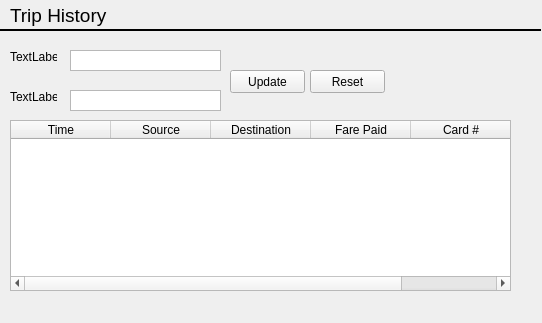
<?xml version="1.0" encoding="UTF-8"?>
<ui version="4.0">
 <class>Form</class>
 <widget class="QWidget" name="Form">
  <property name="geometry">
   <rect>
    <x>0</x>
    <y>0</y>
    <width>542</width>
    <height>323</height>
   </rect>
  </property>
  <property name="windowTitle">
   <string>Form</string>
  </property>
  <widget class="Line" name="line">
   <property name="windowModality">
    <enum>Qt::ApplicationModal</enum>
   </property>
   <property name="geometry">
    <rect>
     <x>0</x>
     <y>20</y>
     <width>541</width>
     <height>20</height>
    </rect>
   </property>
   <property name="maximumSize">
    <size>
     <width>16777215</width>
     <height>16777215</height>
    </size>
   </property>
   <property name="font">
    <font>
     <pointsize>8</pointsize>
    </font>
   </property>
   <property name="mouseTracking">
    <bool>true</bool>
   </property>
   <property name="autoFillBackground">
    <bool>false</bool>
   </property>
   <property name="styleSheet">
    <string notr="true"/>
   </property>
   <property name="frameShadow">
    <enum>QFrame::Plain</enum>
   </property>
   <property name="lineWidth">
    <number>2</number>
   </property>
   <property name="orientation">
    <enum>Qt::Horizontal</enum>
   </property>
  </widget>
  <widget class="QLabel" name="breezeCardsLabel">
   <property name="geometry">
    <rect>
     <x>10</x>
     <y>0</y>
     <width>211</width>
     <height>31</height>
    </rect>
   </property>
   <property name="font">
    <font>
     <pointsize>14</pointsize>
    </font>
   </property>
   <property name="autoFillBackground">
    <bool>false</bool>
   </property>
   <property name="styleSheet">
    <string notr="true">QLabel {background-color: transparent}</string>
   </property>
   <property name="text">
    <string>Trip History</string>
   </property>
  </widget>
  <widget class="QLabel" name="label">
   <property name="geometry">
    <rect>
     <x>10</x>
     <y>50</y>
     <width>47</width>
     <height>13</height>
    </rect>
   </property>
   <property name="text">
    <string>TextLabel</string>
   </property>
  </widget>
  <widget class="QLabel" name="label_2">
   <property name="geometry">
    <rect>
     <x>10</x>
     <y>90</y>
     <width>47</width>
     <height>13</height>
    </rect>
   </property>
   <property name="text">
    <string>TextLabel</string>
   </property>
  </widget>
  <widget class="QTextEdit" name="textEdit">
   <property name="geometry">
    <rect>
     <x>70</x>
     <y>50</y>
     <width>151</width>
     <height>21</height>
    </rect>
   </property>
   <property name="verticalScrollBarPolicy">
    <enum>Qt::ScrollBarAlwaysOff</enum>
   </property>
  </widget>
  <widget class="QTextEdit" name="textEdit_2">
   <property name="geometry">
    <rect>
     <x>70</x>
     <y>90</y>
     <width>151</width>
     <height>21</height>
    </rect>
   </property>
   <property name="verticalScrollBarPolicy">
    <enum>Qt::ScrollBarAlwaysOff</enum>
   </property>
  </widget>
  <widget class="QPushButton" name="pushButton">
   <property name="geometry">
    <rect>
     <x>230</x>
     <y>70</y>
     <width>75</width>
     <height>23</height>
    </rect>
   </property>
   <property name="text">
    <string>Update</string>
   </property>
  </widget>
  <widget class="QPushButton" name="pushButton_2">
   <property name="geometry">
    <rect>
     <x>310</x>
     <y>70</y>
     <width>75</width>
     <height>23</height>
    </rect>
   </property>
   <property name="text">
    <string>Reset</string>
   </property>
  </widget>
  <widget class="QTableWidget" name="tableWidget">
   <property name="geometry">
    <rect>
     <x>10</x>
     <y>120</y>
     <width>501</width>
     <height>171</height>
    </rect>
   </property>
   <column>
    <property name="text">
     <string>Time</string>
    </property>
   </column>
   <column>
    <property name="text">
     <string>Source</string>
    </property>
   </column>
   <column>
    <property name="text">
     <string>Destination</string>
    </property>
   </column>
   <column>
    <property name="text">
     <string>Fare Paid</string>
    </property>
   </column>
   <column>
    <property name="text">
     <string>Card #</string>
    </property>
   </column>
  </widget>
 </widget>
 <resources/>
 <connections/>
</ui>
